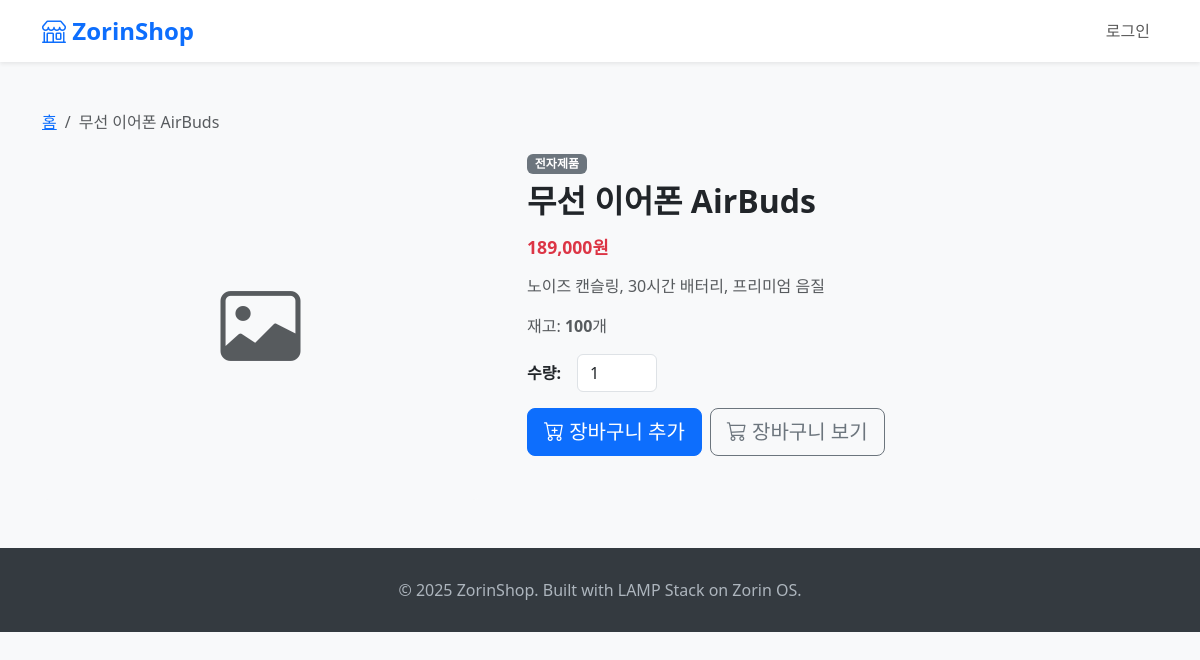
The app's page /product.php?id=3 with its own data.
### tables this page shows
CREATE TABLE IF NOT EXISTS products (
    id          INT AUTO_INCREMENT PRIMARY KEY,
    category_id INT,
    name        VARCHAR(200) NOT NULL,
    description TEXT,
    price       DECIMAL(10,2) NOT NULL DEFAULT 0,
    stock       INT NOT NULL DEFAULT 0,
    image       VARCHAR(255),
    created_at  TIMESTAMP DEFAULT CURRENT_TIMESTAMP,
    FOREIGN KEY (category_id) REFERENCES categories(id) ON DELETE SET NULL
);

CREATE TABLE IF NOT EXISTS categories (
    id          INT AUTO_INCREMENT PRIMARY KEY,
    name        VARCHAR(100) NOT NULL,
    description TEXT
);

### includes/auth.php (called while the page is built, shortened)
<?php
function isLoggedIn() {
    return isset($_SESSION['user_id']);
}

### includes/functions.php (called while the page is built, shortened)
<?php
function formatPrice($price) {
    return number_format($price) . '원';
}

### product.php (the view, shortened to what this page needs)
<?php
require_once 'includes/db.php';
require_once 'includes/auth.php';
require_once 'includes/functions.php';
$id = isset($_GET['id']) ? (int)$_GET['id'] : 0;
$stmt = $conn->prepare("SELECT p.*, c.name as category_name FROM products p LEFT JOIN categories c ON p.category_id = c.id WHERE p.id = ?");
$stmt->bind_param("i", $id);
$stmt->execute();
$product = $stmt->get_result()->fetch_assoc();
$cart_count = isLoggedIn() ? getCartCount($conn, $_SESSION['user_id']) : 0;
?>
<!DOCTYPE html>
<html lang="ko">
<head>
    <link href="https://cdn.jsdelivr.net/npm/bootstrap@5.3.0/dist/css/bootstrap.min.css" rel="stylesheet">
    <link href="https://cdn.jsdelivr.net/npm/bootstrap-icons@1.10.0/font/bootstrap-icons.css" rel="stylesheet">
    <link href="/shop/css/style.css" rel="stylesheet">
</head>
<body>
<nav class="navbar navbar-expand-lg navbar-light bg-white shadow-sm sticky-top">
    <div class="container">
        <a class="navbar-brand" href="/shop/"><i class="bi bi-shop"></i> ZorinShop</a>
        <ul class="navbar-nav ms-auto align-items-center">
            <?php if (isLoggedIn()): ?>
                <li class="nav-item">
                    <a class="nav-link" href="/shop/cart.php">
                        <i class="bi bi-cart3"></i>
                        <?php if ($cart_count > 0): ?><span class="badge bg-danger rounded-pill"><?= $cart_count ?></span><?php endif; ?>
                    </a>
                </li>
                <li class="nav-item"><a class="nav-link" href="/shop/logout.php">로그아웃</a></li>
            <?php else: ?>
                <li class="nav-item"><a class="nav-link" href="/shop/login.php">로그인</a></li>
            <?php endif; ?>
        </ul>
    </div>
</nav>
<div class="container my-5">
    <nav aria-label="breadcrumb">
        <ol class="breadcrumb">
            <li class="breadcrumb-item"><a href="/shop/">홈</a></li>
            <li class="breadcrumb-item active"><?= htmlspecialchars($product['name']) ?></li>
        </ol>
    </nav>
    <div class="row g-5">
        <div class="col-md-5">
            <?php if ($product['image'] && file_exists(__DIR__ . '/uploads/products/' . $product['image'])): ?>
                <img src="/shop/uploads/products/<?= htmlspecialchars($product['image']) ?>" class="img-fluid rounded shadow" alt="<?= htmlspecialchars($product['name']) ?>">
            <?php else: ?>
                <div class="bg-light rounded d-flex align-items-center justify-content-center" style="height:350px">
                    <i class="bi bi-image text-muted display-1"></i>
                </div>
            <?php endif; ?>
        </div>
        <div class="col-md-7">
            <span class="badge bg-secondary mb-2"><?= htmlspecialchars($product['category_name'] ?? '') ?></span>
            <h2 class="fw-bold"><?= htmlspecialchars($product['name']) ?></h2>
            <h3 class="price-tag my-3"><?= formatPrice($product['price']) ?></h3>
            <p class="text-muted"><?= nl2br(htmlspecialchars($product['description'])) ?></p>
            <p class="text-muted">재고: <strong><?= $product['stock'] ?></strong>개</p>
            <?php if ($product['stock'] > 0): ?>
                <form method="POST">
                    <div class="d-flex align-items-center gap-3 mb-3">
                        <label class="fw-bold">수량:</label>
                        <input type="number" name="quantity" value="1" min="1" max="<?= $product['stock'] ?>" class="form-control" style="width:80px">
                    </div>
                    <div class="d-flex gap-2">
                        <button type="submit" name="add_cart" class="btn btn-primary btn-lg">
                            <i class="bi bi-cart-plus"></i> 장바구니 추가
                        </button>
                        <a href="/shop/cart.php" class="btn btn-outline-secondary btn-lg">
                            <i class="bi bi-cart3"></i> 장바구니 보기
                        </a>
                    </div>
                </form>
            <?php else: ?>
                <div class="alert alert-warning">품절된 상품입니다.</div>
            <?php endif; ?>
        </div>
    </div>
</div>
<footer class="text-center mt-5">
    <div class="container">
        <p class="mb-0">&copy; 2025 ZorinShop. Built with LAMP Stack on Zorin OS.</p>
    </div>
</footer>
</body>
</html>

### css/style.css (style rules this page uses)
body { background-color: #f8f9fa; font-family: 'Segoe UI', Tahoma, Geneva, Verdana, sans-serif; }
.navbar-brand { font-size: 1.5rem; font-weight: 700; color: #0d6efd !important; }
.price-tag { font-size: 1.1rem; font-weight: 700; color: #dc3545; }
footer { background: #343a40; color: #adb5bd; padding: 30px 0; margin-top: 60px; }

### records on screen
products: name "무선 이어폰 AirBuds", category.name "전자제품", price "189,000원", description "노이즈 캔슬링, 30시간 배터리, 프리미엄 음질", stock "100"
